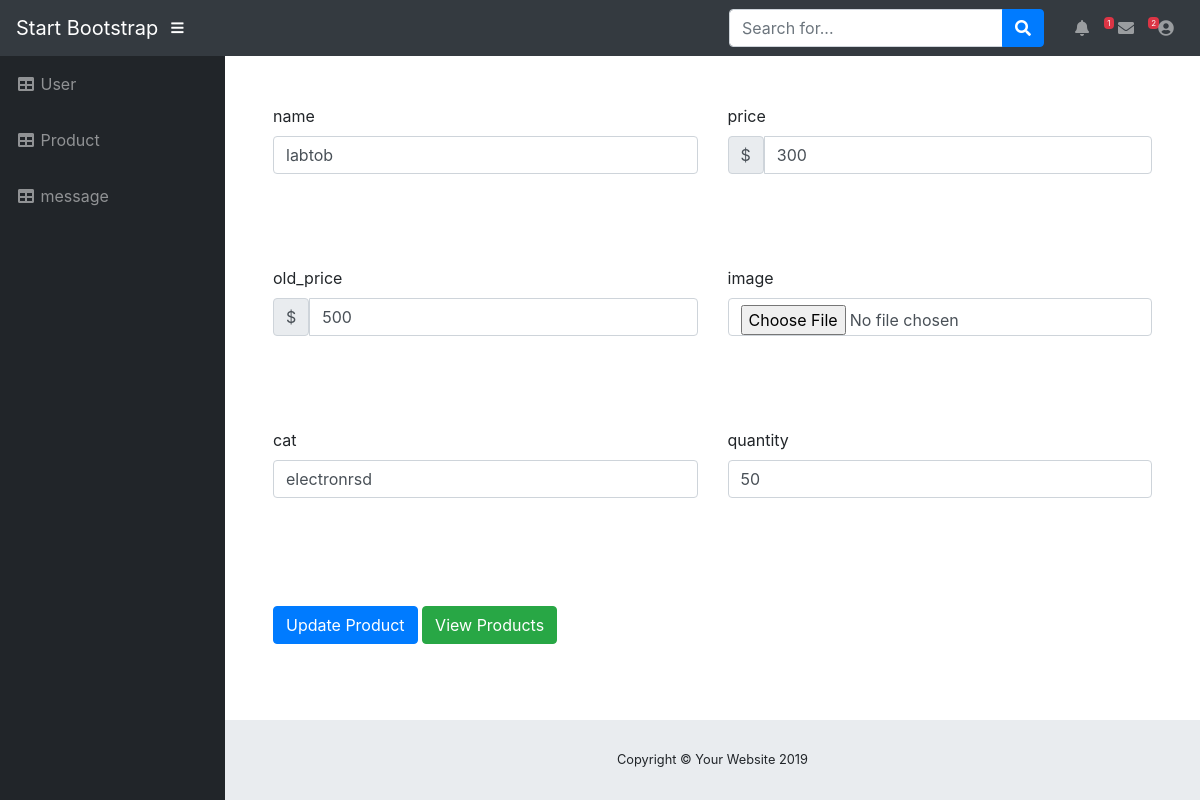
Screenshot of /admin/edit_product.php?id=35 (signed in) with the database file from the repository.
### tables this page shows
CREATE TABLE `product` (
  `id` int(11) NOT NULL,
  `name` varchar(50) NOT NULL,
  `price` int(50) NOT NULL,
  `old_price` int(50) NOT NULL,
  `image` mediumtext NOT NULL,
  `cat` varchar(20) NOT NULL,
  `quantity` int(20) NOT NULL
);

### admin/edit_product.php (the view, shortened to what this page needs)
<?php
require_once "style/nav.php";
require_once "style/sidebar.php";
$id = $_GET["id"];
$query = "SELECT `name`, `price`,`old_price`, `image`, `cat` , `quantity` FROM `product` WHERE id = '$id'";
$result = mysqli_query($connect, $query);
$pro = mysqli_fetch_assoc($result);
?>
<form action="update_product.php?id=<?php echo $id ?>" method="POST" class="row g-3 p-5" enctype="multipart/form-data">
    <div class="col-md-6">
        <label for="validationDefault01" class="form-label"> name</label>
        <input type="text" name="name" value="<?php echo $pro["name"] ?>" class="form-control" id="validationDefault01">
    </div>
    <div class="col-md-6">
        <label for="validationDefaultUsername" class="form-label">price</label>
        <div class="input-group">
            <span class="input-group-text" id="inputGroupPrepend2">$</span>
            <input type="text" name="price" value="<?php echo $pro["price"] ?>" class="form-control"
                id="validationDefaultUsername" aria-describedby="inputGroupPrepend2">
        </div>
    </div>
    <div class="col-md-6">
        <label for="validationDefaultUsername" class="form-label">old_price</label>
        <div class="input-group">
            <span class="input-group-text" id="inputGroupPrepend2">$</span>
            <input type="text" name="old_price" value="<?php echo $pro["old_price"] ?>" class="form-control"
                id="validationDefaultUsername" aria-describedby="inputGroupPrepend2">
        </div>
    </div>
    <div class="col-md-6">
        <label for="validationDefaultUsername" class="form-label">image</label>
        <div class="input-group">
            <input type="file" name="image" class="form-control" id="validationDefaultUsername"
                aria-describedby="inputGroupPrepend2">
        </div>
    </div>
    <div class="col-md-6">
        <label for="validationDefault03" class="form-label">cat</label>
        <input type="text" name="cat" value="<?php echo $pro["cat"] ?>" class="form-control" id="validationDefault03">
    </div>
    <div class="col-md-6">
        <label for="validationDefault03" class="form-label">quantity</label>
        <input type="text" name="quantity" value="<?php echo $pro["quantity"] ?>" class="form-control"
            id="validationDefault03">
    </div>
    <div class="col-12 mt-3">
        <button name="add" class="btn btn-primary" type="submit">Update Product</button>
        <a href="product.php" class="btn btn-success">View Products</a>
    </div>
</form>
<?php
require "style/footer.php"
?>

### rows the page displays
product: name "labtob", price "300", old_price "500", cat "electronrsd", quantity "50"

### other values shown
$num_ms "1"
$count "2"
